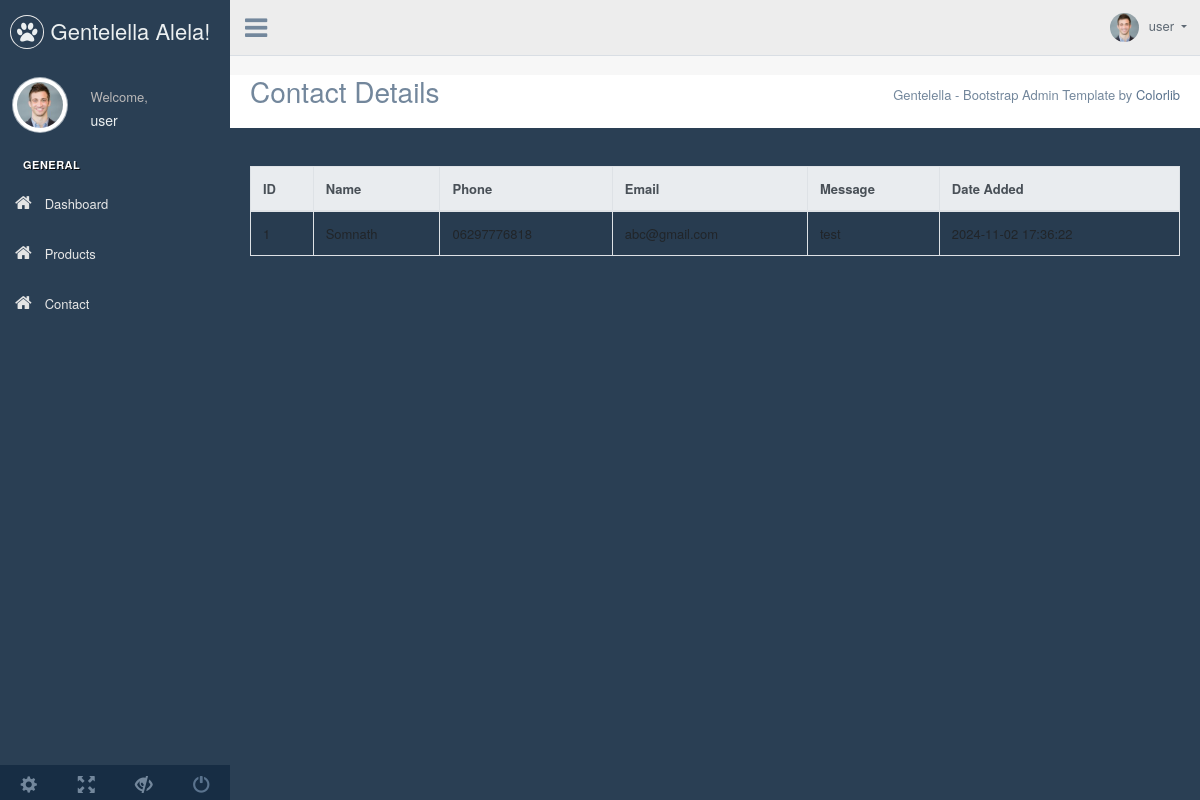
Screenshot of /admin/contact.php (signed in) with the database file from the repository.
### tables this page shows
CREATE TABLE `users` (
  `id` int(11) NOT NULL,
  `username` varchar(255) DEFAULT NULL,
  `email` varchar(255) DEFAULT NULL,
  `password` varchar(255) DEFAULT NULL,
  `created_at` datetime DEFAULT NULL
);

CREATE TABLE `contacts` (
  `id` int(11) NOT NULL,
  `name` varchar(100) NOT NULL,
  `phone` varchar(20) NOT NULL,
  `email` varchar(100) NOT NULL,
  `message` text NOT NULL,
  `date_added` timestamp NOT NULL DEFAULT current_timestamp()
);

### admin/includes/function.php (called while the page is built, shortened)
<?php
class Operations
{
    public function getAll($table)
    {
        global $db;
        $sel  =  $db->query("select * from " . $table . "");
        return $sel->fetchAll(PDO::FETCH_ASSOC);
    }
    public function getSingle($table, $where)
    {
        global $db;
        $sel  =  $db->query("select * from " . $table . " where " . $where);
        return $sel->fetch(PDO::FETCH_ASSOC);
    }
}

### admin/contact.php (the view, shortened to what this page needs)
<?php
include('includes/header.php');
$contacts = $obj->getAll('contacts');
?>
<div class="right_col" role="main">
    <div class="">
        <div class="page-title">
            <div class="title_left">
                <h3>Contact Details</h3>
            </div>
            <div class="clearfix"></div>
            <div class="container mt-5">
                <?php if (isset($contacts) && !empty($contacts)):
                ?>
                    <div class="table-responsive">
                        <table class="table table-bordered table-striped">
                            <thead class="thead-light">
                                <tr>
                                    <th>ID</th>
                                    <th>Name</th>
                                    <th>Phone</th>
                                    <th>Email</th>
                                    <th>Message</th>
                                    <th>Date Added</th>
                                </tr>
                            </thead>
                            <tbody>
                                <?php foreach ($contacts as $contact): ?>
                                    <tr>
                                        <td><?= htmlspecialchars($contact['id']); ?></td>
                                        <td><?= htmlspecialchars($contact['name']); ?></td>
                                        <td><?= htmlspecialchars($contact['phone']); ?></td>
                                        <td><?= htmlspecialchars($contact['email']); ?></td>
                                        <td><?= nl2br(htmlspecialchars($contact['message']));
                                            ?></td>
                                        <td><?= htmlspecialchars($contact['date_added']); ?></td>
                                    </tr>
                                <?php endforeach; ?>
                            </tbody>
                        </table>
                    </div>
                <?php endif; ?>
            </div>
        </div>
    </div>
</div>
<?php include('includes/footer.php'); ?>

### admin/includes/header.php (shortened to what this page needs)
<?php
include("function.php");
$obj = new Operations;
$user = $obj->getSingle('users', 'id = ' . $_SESSION['id'])
?>
<!DOCTYPE html>
<html lang="en">
<head>
    <link href="../vendors/bootstrap/dist/css/bootstrap.min.css" rel="stylesheet">
    <link href="../vendors/font-awesome/css/font-awesome.min.css" rel="stylesheet">
    <link href="../vendors/nprogress/nprogress.css" rel="stylesheet">
    <link href="../vendors/iCheck/skins/flat/green.css" rel="stylesheet">
    <link href="../vendors/bootstrap-progressbar/css/bootstrap-progressbar-3.3.4.min.css" rel="stylesheet">
    <link href="../vendors/jqvmap/dist/jqvmap.min.css" rel="stylesheet" />
    <link href="../vendors/bootstrap-daterangepicker/daterangepicker.css" rel="stylesheet">
    <link href="../build/css/custom.min.css" rel="stylesheet">
</head>
<body class="nav-md">
    <div class="container body">
        <div class="main_container">
            <div class="col-md-3 left_col">
                <div class="left_col scroll-view">
                    <div class="navbar nav_title" style="border: 0;">
                        <a href="index.html" class="site_title"><i class="fa fa-paw"></i> <span>Gentelella Alela!</span></a>
                    </div>
                    <div class="profile clearfix">
                        <div class="profile_pic">
                            <img src="images/img.jpg" alt="..." class="img-circle profile_img">
                        </div>
                        <div class="profile_info">
                            <span>Welcome,</span>
                            <h2><?= $user['username'] ?></h2>
                        </div>
                    </div>
                    <br />
                    <?php include('sidebar.php'); ?>
                    <div class="sidebar-footer hidden-small">
                        <a data-toggle="tooltip" data-placement="top" title="Settings">
                            <span class="glyphicon glyphicon-cog" aria-hidden="true"></span>
                        </a>
                        <a data-toggle="tooltip" data-placement="top" title="FullScreen">
                            <span class="glyphicon glyphicon-fullscreen" aria-hidden="true"></span>
                        </a>
                        <a data-toggle="tooltip" data-placement="top" title="Lock">
                            <span class="glyphicon glyphicon-eye-close" aria-hidden="true"></span>
                        </a>
                        <a data-toggle="tooltip" data-placement="top" title="Logout" href="login.html">
                            <span class="glyphicon glyphicon-off" aria-hidden="true"></span>
                        </a>
                    </div>
                </div>
            </div>
            <div class="top_nav">
                <div class="nav_menu">
                    <div class="nav toggle">
                        <a id="menu_toggle"><i class="fa fa-bars"></i></a>
                    </div>
                    <nav class="nav navbar-nav">
                        <ul class=" navbar-right">
                            <li class="nav-item dropdown open" style="padding-left: 15px;">
                                <a href="javascript:;" class="user-profile dropdown-toggle" aria-haspopup="true" id="navbarDropdown" data-toggle="dropdown" aria-expanded="false">
                                    <img src="images/img.jpg" alt=""><?= $user['username'] ?>
                                </a>
                            </li>
                        </ul>
                    </nav>
                </div>
            </div>

### rows the page displays
users: username "user"
contacts: id "1", name "Somnath", phone "06297776818", email "abc@gmail.com", message "test", date_added "2024-11-02 17:36:22"
